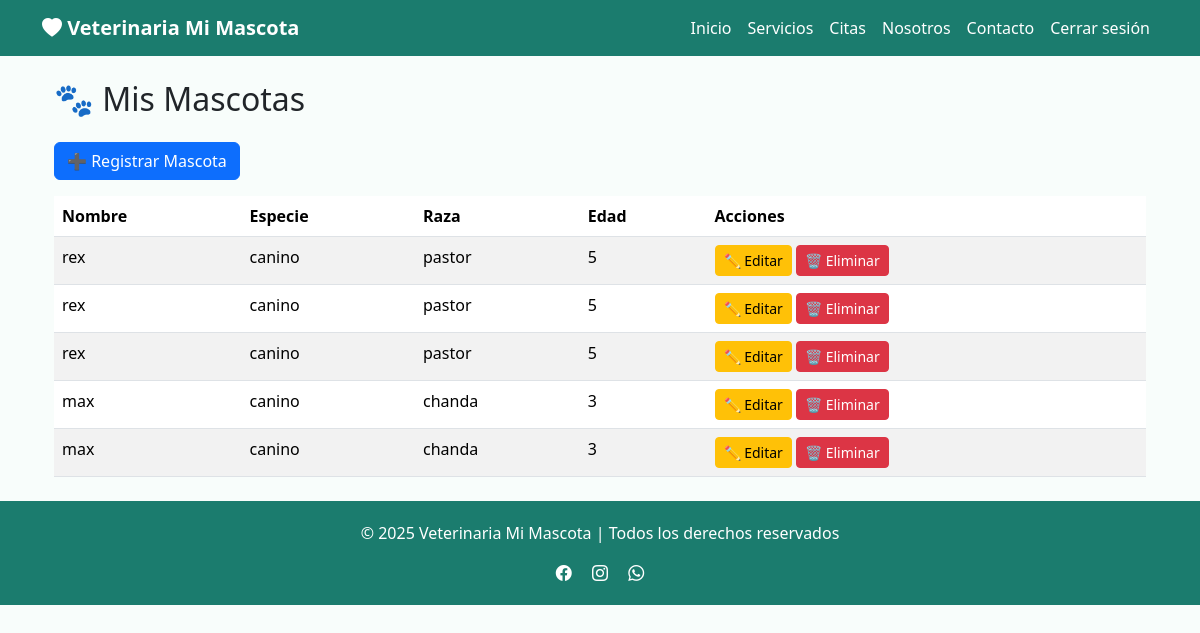
Screenshot of /mascotas/ (signed in) with the database file from the repository.
### app/models/mascota.py (models this page shows, shortened)
class Mascota(db.Model):
    id = db.Column(db.Integer, primary_key=True)
    nombre = db.Column(db.String(100), nullable=False)
    especie = db.Column(db.String(50), nullable=False)  # perro, gato, etc.
    raza = db.Column(db.String(100))
    edad = db.Column(db.Integer)
    usuario_id = db.Column(db.Integer, db.ForeignKey("usuarios.id_usuario"), nullable=False)
    usuario = db.relationship("Usuario", back_populates="mascotas")

### app/routes/mascotas.py (the view)
@mascotas_bp.route("/")
@login_required
def listar():
    mascotas = Mascota.query.filter_by(usuario_id=current_user.id_usuario).all()
    return render_template("mascotas/index.html", mascotas=mascotas)

### app/models/usuario.py (called while the page is built)
    @property
    def is_active(self):
        return True

### app/templates/mascotas/index.html
{% extends "base.html" %}
{% block content %}
<div class="container mt-4">
    <h2 class="mb-4">🐾 Mis Mascotas</h2>
    <a href="{{ url_for('mascotas.crear') }}" class="btn btn-primary mb-3">➕ Registrar Mascota</a>
    {% if mascotas %}
        <table class="table table-striped">
            <thead>
                <tr>
                    <th>Nombre</th>
                    <th>Especie</th>
                    <th>Raza</th>
                    <th>Edad</th>
                    <th>Acciones</th>
                </tr>
            </thead>
            <tbody>
                {% for mascota in mascotas %}
                <tr>
                    <td>{{ mascota.nombre }}</td>
                    <td>{{ mascota.especie }}</td>
                    <td>{{ mascota.raza }}</td>
                    <td>{{ mascota.edad }}</td>
                    <td>
                        <a href="{{ url_for('mascotas.editar', id=mascota.id) }}" class="btn btn-warning btn-sm">✏️ Editar</a>
                        <form action="{{ url_for('mascotas.eliminar', id=mascota.id) }}" method="POST" style="display:inline;">
                            <button type="submit" class="btn btn-danger btn-sm" onclick="return confirm('¿Seguro que quieres eliminar esta mascota?')">🗑 Eliminar</button>
                        </form>
                    </td>
                </tr>
                {% endfor %}
            </tbody>
        </table>
    {% else %}
        <div class="alert alert-info">No has registrado ninguna mascota todavía.</div>
    {% endif %}
</div>
{% endblock %}

### app/templates/base.html (shortened to what this page needs)
<!DOCTYPE html>
<html lang="es">
<head>
  <link href="https://cdn.jsdelivr.net/npm/bootstrap@5.3.3/dist/css/bootstrap.min.css" rel="stylesheet">
  <link href="https://cdn.jsdelivr.net/npm/bootstrap-icons/font/bootstrap-icons.css" rel="stylesheet">
</head>
<body>
  <nav class="navbar navbar-expand-lg navbar-dark">
    <div class="container">
      <a class="navbar-brand fw-bold" href="#"><i class="bi bi-heart-fill"></i> Veterinaria Mi Mascota</a>
      <div class="collapse navbar-collapse" id="menu">
        <ul class="navbar-nav ms-auto">
          <li class="nav-item"><a class="nav-link" href="{{ url_for('main.home') }}">Inicio</a></li>
          <li class="nav-item"><a class="nav-link" href="#">Servicios</a></li>
          <li class="nav-item"><a class="nav-link" href="#">Citas</a></li>
          <li class="nav-item"><a class="nav-link" href="#">Nosotros</a></li>
          <li class="nav-item"><a class="nav-link" href="#">Contacto</a></li>
          {% if current_user.is_authenticated %}
            <li class="nav-item"><a class="nav-link" href="{{ url_for('auth.logout') }}">Cerrar sesión</a></li>
          {% else %}
            <li class="nav-item"><a class="nav-link" href="{{ url_for('auth.login') }}">Iniciar sesión</a></li>
          {% endif %}
        </ul>
      </div>
    </div>
  </nav>
  <main class="container my-4">
    {% block content %}
    {% endblock %}
  </main>
  <footer>
    <div class="container text-center">
      <p>&copy; 2025 Veterinaria Mi Mascota | Todos los derechos reservados</p>
      <div>
        <a href="#" class="text-white me-3"><i class="bi bi-facebook"></i></a>
        <a href="#" class="text-white me-3"><i class="bi bi-instagram"></i></a>
        <a href="#" class="text-white"><i class="bi bi-whatsapp"></i></a>
      </div>
    </div>
  </footer>
</body>
</html>

### app/templates/base.html (style rules this page uses)
body { background-color: #f8fdfb; }
.navbar { background-color: #1b7c6e; }
.navbar-brand, .nav-link, .navbar-toggler-icon { color: #fff !important; }
footer { background-color: #1b7c6e; color: white; padding: 20px 0; }

### rows the page displays
Mascota: nombre "rex", especie "canino", raza "pastor", edad "5"
Mascota: nombre "rex", especie "canino", raza "pastor", edad "5"
Mascota: nombre "rex", especie "canino", raza "pastor", edad "5"
Mascota: nombre "max", especie "canino", raza "chanda", edad "3"
Mascota: nombre "max", especie "canino", raza "chanda", edad "3"
